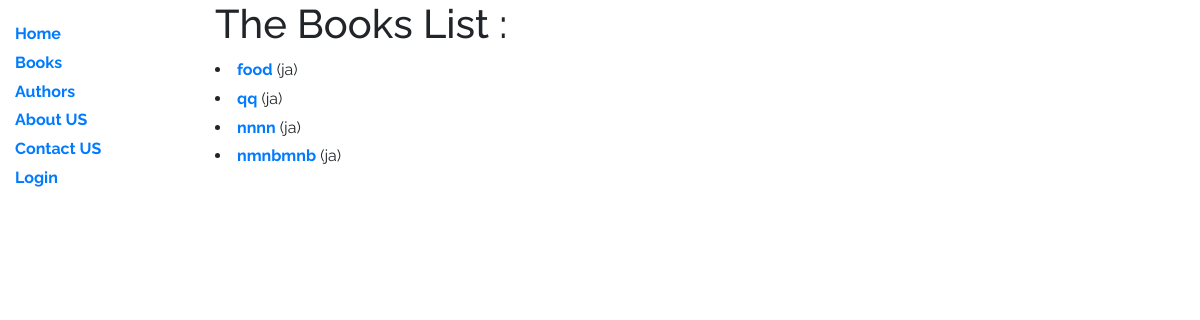
The page /books/ on the database its author committed.
### catalog/models.py (models this page shows, shortened)
class BookModel(models.Model):
    title =models.CharField(max_length=200)
    author= models.ForeignKey('AuthorModel' ,on_delete=models.CASCADE)
    summary =models.CharField(max_length=2000,help_text='Enter a brief description of the book')
    isbn = models.CharField('ISBN',max_length=13, help_text='13 Character <a href="https://www.isbn-international.org/content/what-isbn">ISBN number</a>')
    genre = models.ManyToManyField(GenerModel, help_text='Select a genre for this book')
    language = models.ManyToManyField(LanguageModel, help_text='Select a languages for this book')
    def get_absolute_url(self):
         return reverse('book-detail', args=[str(self.id)])
    def display_language(self):
        return ' , '.join([language.name for language in self.language.all()[:]])
    display_language.short_description = 'language'
    def display_genre(self):
        return ' , '.join([genre.name for genre in self.genre.all()[:]])
    display_genre.short_description = 'Gener'

class AuthorModel(models.Model):
    name = models.CharField(max_length=200)
    data_of_birth =models.DateTimeField(null=True , blank =True)
    date_of_death= models.DateTimeField(null=True ,blank=True)
    def __str__(self):
        return self.name

### catalog/views.py (the view)
# urls.py: path('books/',BookListView.as_view() ,name='book'),
class BookListView(ListView):
    model=BookModel
    template_name='catalog/book.html'
    context_object_name ='book_list'
    paginate_by = 10
    def get_queryset(self):
        return BookModel.objects.filter()

### catalog/templates/catalog/book.html (shortened to what this page needs)
{% extends 'catalog/base.html'%}
{% block content%}
<h1> The Books List :</h1>
{% if book_list %}
  {% for book in book_list%}
  <li>
     <a href="{{ book.get_absolute_url }}">{{ book.title }}</a>
     ({{book.author}})
  </li>
  {% endfor %}
{% else%}
<h5> there is no Book</h5>
{% endif %}
{% endblock%}

### catalog/templates/catalog/base.html (style rules this page uses)
body,h1,h2,h3,h4,h5,h6 { font-family: "Raleway", sans-serif }
body, html { height: 100%; line-height: 1.8; }
a { font-weight: bold; }

### rows shown on the page
BookModel: title "food", author "ja"
BookModel: title "qq", author "ja"
BookModel: title "nnnn", author "ja"
BookModel: title "nmnbmnb", author "ja"
